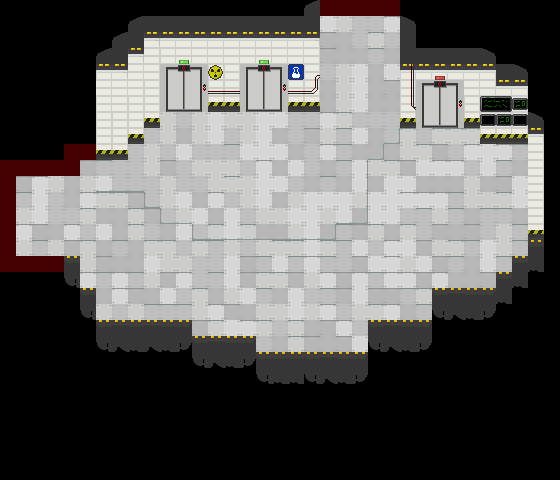

This is a level from a 2D game, rendered from its Tiled map with the project's own tilesets. A one-line summary and the map file follow, with tile-layer data summarised:
An orthogonal 35x30 tile map with 16x16 px tiles, 5 tile layers (Suelo, Aire, Paredes, Decoracion, ...), 3 tilesets and 6 objects (2x Left, 2x Up, 2x Spawner).

<map version="1.0" tiledversion="1.1.2" orientation="orthogonal" renderorder="right-down" width="35" height="30" tilewidth="16" tileheight="16" infinite="0" nextobjectid="20">
 <tileset firstgid="1" source="../../tileset/tileset16.tsx" />
 <tileset firstgid="65" source="../../tileset/LabProps.tsx" />
 <tileset firstgid="433" source="../../tileset/city.tsx" />
 <layer name="Suelo" width="35" height="30">
  <data>[1050 cells, 436 non-empty, 13 distinct tile ids]</data>
 </layer>
 <layer name="Aire" width="35" height="30">
  <data>[1050 cells, 88 non-empty, 11 distinct tile ids]</data>
 </layer>
 <layer name="Paredes" width="35" height="30">
  <data>[1050 cells, 142 non-empty, 12 distinct tile ids]</data>
 </layer>
 <layer name="Decoracion" width="35" height="30">
  <data>[1050 cells, 72 non-empty, 22 distinct tile ids]</data>
 </layer>
 <layer name="Decoracion2" width="35" height="30">
  <data>[1050 cells, 10 non-empty, 6 distinct tile ids]</data>
 </layer>
 <objectgroup name="Puertas">
  <object id="9" name="Left" x="17.5" y="175.5" width="13" height="79.5" />
  <object id="18" name="Up" x="319" y="15" width="81" height="16" />
 </objectgroup>
 <objectgroup name="Entradas">
  <object id="16" name="Left" gid="687" x="64" y="224" width="16" height="16" />
  <object id="19" name="Up" gid="687" x="352" y="76" width="16" height="16" />
 </objectgroup>
 <objectgroup name="Spawners">
  <object id="14" name="Spawner" gid="672" x="301" y="270" width="16" height="16">
   <properties>
    <property name="Bomber" type="bool" value="true" />
    <property name="Charger" type="bool" value="true" />
    <property name="Gunner" type="bool" value="true" />
    <property name="Stalker" type="bool" value="true" />
    <property name="Turret" type="bool" value="false" />
   </properties>
  </object>
  <object id="15" name="Spawner" gid="672" x="414" y="223" width="16" height="16">
   <properties>
    <property name="Bomber" type="bool" value="true" />
    <property name="Charger" type="bool" value="true" />
    <property name="Gunner" type="bool" value="true" />
    <property name="Stalker" type="bool" value="true" />
    <property name="Turret" type="bool" value="false" />
   </properties>
  </object>
 </objectgroup>
</map>
